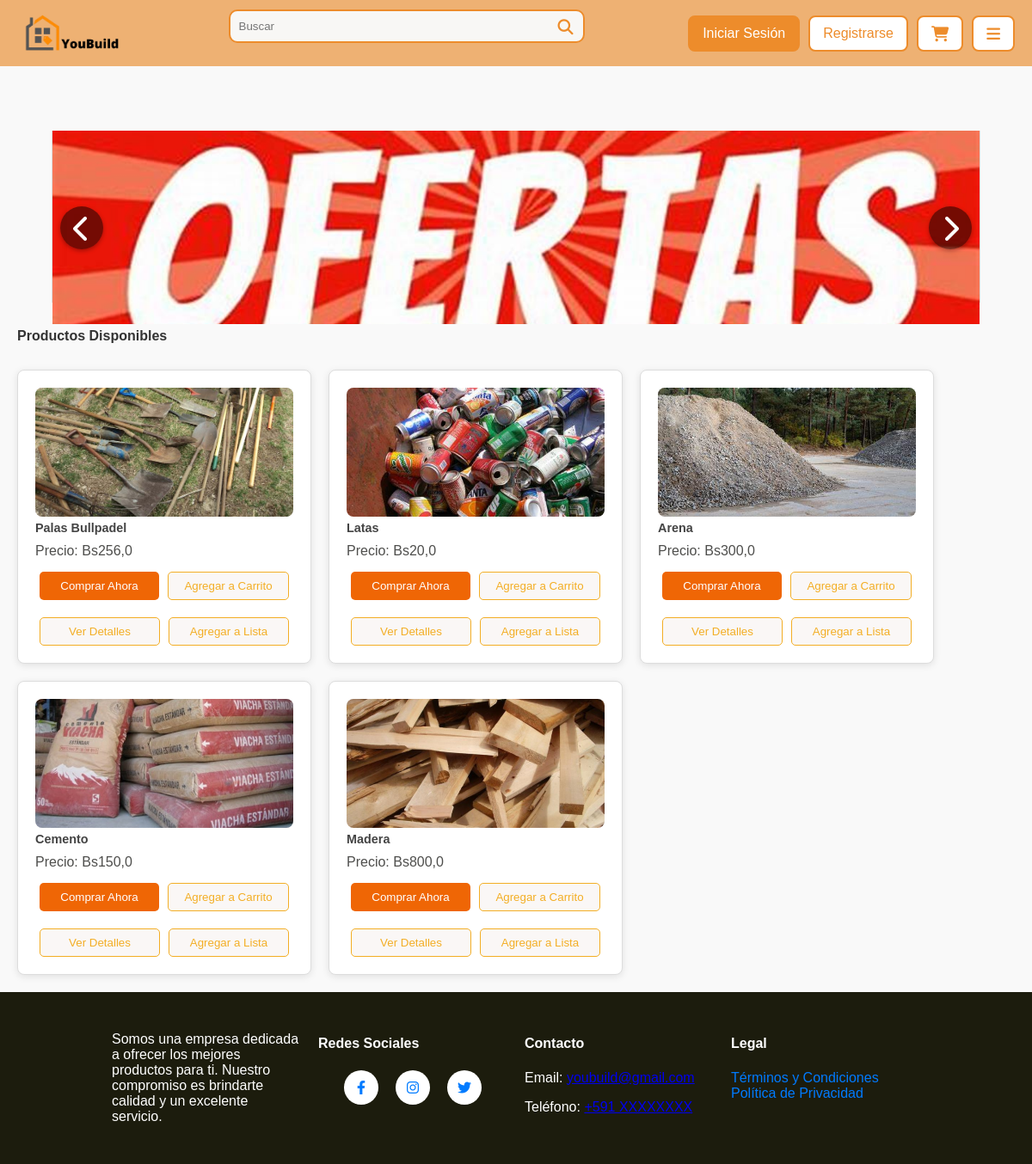
The app's page /, older data.
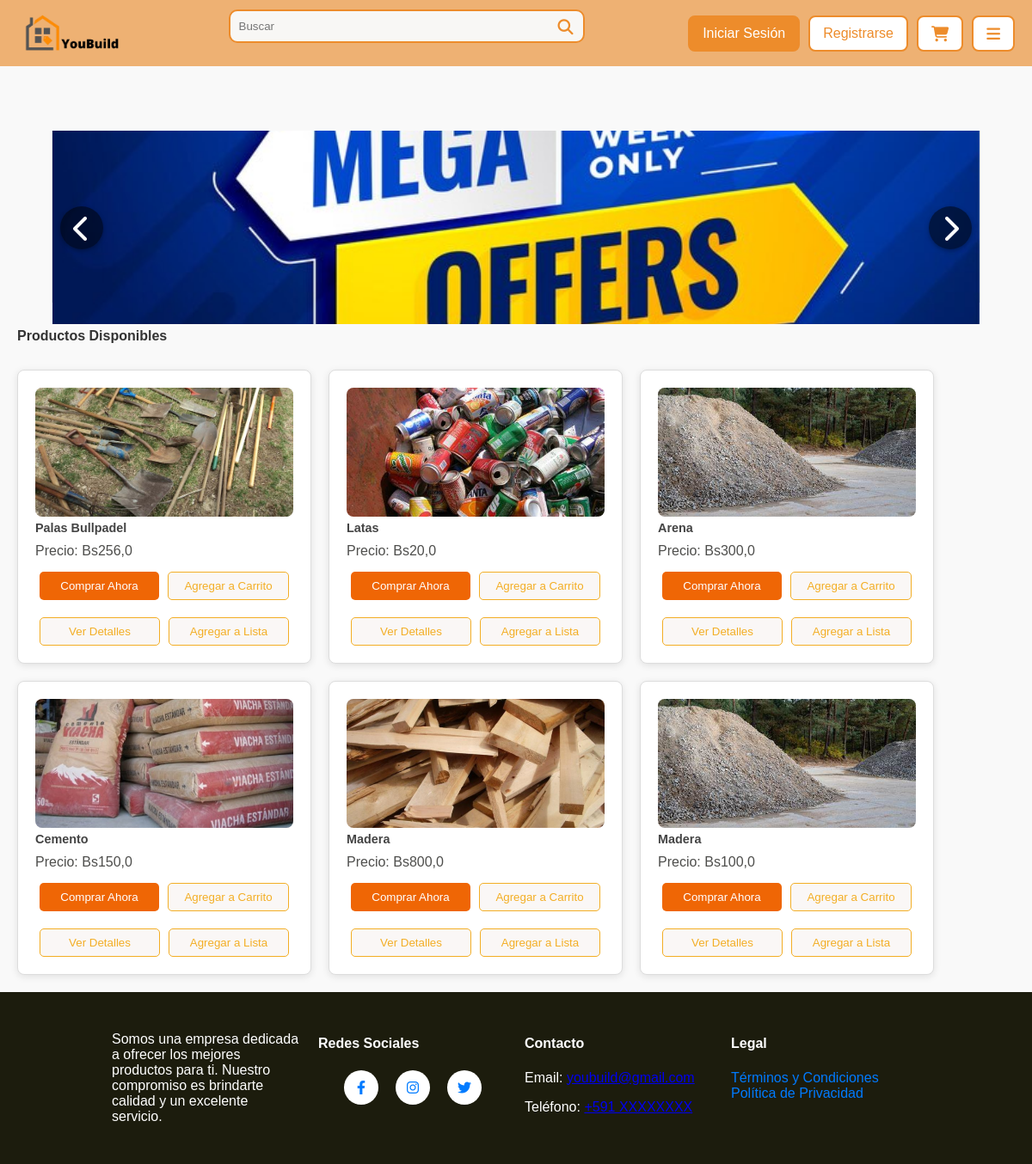
The same page, newer data.
### sistema/models.py (models this page shows, shortened)
class CarruselDB(models.Model):
    imagen = models.ImageField(upload_to="carrusel",null=True)
    class Meta:
         verbose_name = "Carrusel"
         verbose_name_plural = "Carruseles"

class ProductoDb(models.Model):
    nombre = models.CharField(max_length=50, verbose_name="Nombre")
    detalle = models.TextField(max_length=200, verbose_name="Detalle")
    precio = models.FloatField(verbose_name="Precio", validators=[MinValueValidator(0.0), MaxValueValidator(99999.9)])
    categoria_fk = models.ForeignKey(CategoriaDb, on_delete=models.CASCADE, null=True, blank=True)
    usuario_fk = models.ForeignKey(UsuarioDB, on_delete=models.CASCADE, null=True, blank=True)
    class Meta:
        db_table = "productos"
        verbose_name = "Producto"
        verbose_name_plural = "Productos"

class ImagenProductoDB(models.Model):
    producto_fk = models.ForeignKey(ProductoDb, on_delete=models.CASCADE, related_name="imagenes")
    imagen = models.ImageField(upload_to="productos", null=True)
    class Meta:
        verbose_name = "Imagen"
        verbose_name_plural = "Imágenes"

### sistema/views.py (the view)
# urls.py: path('', IndexView, name='index'),
def IndexView(request):
    productos = ProductoDb.objects.all().order_by("id")
    carruseles = CarruselDB.objects.all().order_by("id")
    return render(request, "index.html", {"producto": productos, "carrusel": carruseles})

### sistema/templates/index.html (shortened to what this page needs)
{% load static %}
<html lang="en">
  <head>
    <link
      rel="stylesheet"
      href="https://cdnjs.cloudflare.com/ajax/libs/font-awesome/6.4.0/css/all.min.css"
      href="https://cdnjs.cloudflare.com/ajax/libs/font-awesome/6.4.0/css/all.min.css">
    <link rel="stylesheet" href="{% static 'style.css' %}" />
    <link rel="stylesheet" href="{% static 'listaProduct.css' %}" />
    <link rel="stylesheet" href="{% static 'topbar.css' %}">
  </head>
  <body>
    <header>
        <div class="topbar-container">
            <div class="topbar-left">
                <a href="/home" class="logo">
                  <img src="{% static 'logo.png' %}" alt="Logo" width="125">
                </a>
            </div>
            <div class="topbar-center">
              <form action="{% url 'buscar' %}" method="GET">
                <div class="search-box">
                    <input type="text" placeholder="Buscar" name="q">
                    <button><i class="fa fa-search"></i></button>
                </div>
              </form>
            </div>
            <div class="topbar-right">
                <a href="#iniciar-sesion" class="btn-link">Iniciar Sesión</a>
                <a href="#registrarse" class="btn-link">Registrarse</a>
                <a href="#carrito" class="icon-btn"><i class="fa fa-shopping-cart"></i></a>
                <a href="#menu-hamburguesa" class="icon-btn"><i class="fa fa-bars"></i></a>
            </div>
        </div>
    </header>
    <main>
      <div class="carousel-container">
        <div class="carousel">
          {% for carrusel_item in carrusel %}
          <div class="carousel-item">
            <img src="{{ carrusel_item.imagen.url }}" alt="Imagen del carrusel" />
          </div>
          {% endfor %}
        </div>
        <button class="carousel-button prev">
          <i class="fas fa-chevron-left"></i>
        </button>
        <button class="carousel-button next">
          <i class="fas fa-chevron-right"></i>
        </button>
         </div>
       <h2 class="products-title">Productos Disponibles</h2>
       <div class="products-container">
        {% for producto in producto %}
        <div class="product">
          <img src="{{ producto.imagenes.first.imagen.url }}" alt="{{ producto.nombre }}" />          <h3>{{ producto.nombre }}</h3>
          <p>Precio: Bs{{ producto.precio }}</p>
          <div class="buttons-container">
            <div class="button-row">
              <button class="btn buy-now">Comprar Ahora</button>
              <button class="btn add-to-cart">Agregar a Carrito</button>
            </div>
            <div class="button-row">
              <button class="btn add-to-view" onclick="verDetalles({{ producto.id }})">Ver Detalles</button>
              <button class="btn add-to-list">Agregar a Lista</button>
            </div>
          </div>
        </div>
        {% empty %}
        <p>No hay productos disponibles.</p>
        {% endfor %}
      </div>
    </main>
    <footer>
      <div class="footer-container">
        <div class="footer-description">
            <p>Somos una empresa dedicada a ofrecer los mejores productos para ti. Nuestro compromiso es brindarte calidad y un excelente servicio.</p>
        </div>
        <div class="footer-links">
          <h4>Redes Sociales</h4>
          <div class="social-buttons">
              <a href="https://facebook.com" target="_blank" class="social-button facebook">
                  <i class="fab fa-facebook-f"></i>
              </a>
              <a href="https://instagram.com" target="_blank" class="social-button instagram">
                  <i class="fab fa-instagram"></i>
              </a>
              <a href="https://twitter.com" target="_blank" class="social-button twitter">
                  <i class="fab fa-twitter"></i>
              </a>
          </div>
      </div>
        <div class="footer-contact">
            <h4>Contacto</h4>
            <p>Email: <a href="mailto:youbuild@gmail.com">youbuild@gmail.com</a></p>
            <p>Teléfono: <a href="tel:+591XXXXXXXX">+591 XXXXXXXX</a></p>
        </div>
        <div class="footer-legal">
            <h4>Legal</h4>
            <ul>
                <li><a href="#terminos-condiciones">Términos y Condiciones</a></li>
                <li><a href="#politica-privacidad">Política de Privacidad</a></li>
            </ul>
        </div>
    </div>
    </footer>
  </body>
</html>

### sistema/static/style.css (style rules this page uses)
:root { --primary-color: #ED8C2B; --secondary-color: #E5E8EB; --accent-color: #F2690D; --text-color: #1C1C0D; --link-color: #9E9647; --background-color: #FFFFFB; }
body { font-family: Arial, sans-serif; margin: 0; padding: 0; display: grid; grid-template-rows: auto 1fr auto; min-height: 100vh; background-color: var(--background-color); }
main { display: flex; flex-direction: column; flex: 1; justify-content: flex-start; margin: 0; padding-top: 100px; }
footer { background-color: #1c1c0d; padding: 20px 0; width: 100%; position: relative; color:#fff }
.footer-container { display: flex; justify-content: space-around; flex-wrap: wrap; max-width: 960px; margin: 0 auto; padding: 0 10px; }
.footer-description, .footer-links, .footer-contact, .footer-legal { flex: 1; min-width: 200px; margin: 10px; }
.footer-links ul, .footer-legal ul { list-style: none; padding: 0; }
.footer-links a, .footer-legal a { text-decoration: none; color: #007bff; }
.social-buttons { display: flex; justify-content: center; margin-top: 10px; }
.social-button { display: inline-block; width: 40px; height: 40px; background-color: #fff; border-radius: 50%; color: #007bff; display: flex; align-items: center; justify-content: center; margin: 0 10px; transition: background-color 0.3s, transform 0.3s; }
.carousel-container { display: flex; align-items: center; position: relative; width: 90%; margin: -25px auto; overflow: hidden; height: auto; max-width: 1200px; }
.carousel { display: flex; transition: transform 0.5s ease; flex: 1; }
.carousel-item { margin-bottom: 25px; flex: 0 0 100%; display: flex; justify-content: center; align-items: center; font-size: 3rem; background-color: #fff; border: 1px solid #ddd; cursor: pointer; height: 200px; box-sizing: border-box; }
.carousel-item img { width: 100%; height: auto; object-fit: cover; display: block; }
.carousel-button { flex: 0 0 40px; position: absolute; top: 50%; transform: translateY(-50%); background-color: rgba(0, 0, 0, 0.5); color: white; border: none; padding: 10px; cursor: pointer; font-size: 2rem; z-index: 2; width: 50px; height: 50px; border-radius: 50%; box-shadow: 0 2px 5px rgba(0, 0, 0, 0.3); }
.carousel-button.prev { left: 10px; }
.carousel-button.next { right: 10px; }

### sistema/static/ListaProduct.css (style rules this page uses)
body { font-family: Arial, sans-serif; background-color: #f9f9f9; margin: 0; padding: 0; }
.products-title { text-align: left; margin: 10px; font-size: 1em; color: #333; margin-left: 20px; }
.products-container { display: flex; flex-wrap: wrap; justify-content: flex-start; margin: 10px; z-index: 0; }
.product { background-color: white; border: 1px solid #ddd; border-radius: 8px; padding: 20px; margin: 10px; width: 300px; box-shadow: 0 2px 8px rgba(0, 0, 0, 0.1); transition: transform 0.2s; height: 300px; display: flex; flex-direction: column; justify-content: space-between; }
.product img { width: 100%; height: 150px; border-radius: 8px; object-fit: cover; }
.product h3 { font-size: 0.9em; margin: 5px 0; color: #444; }
.product p { font-size:1em; margin: 5px 0; color: rgb(78, 78, 76); }
.buttons-container { display: flex; flex-direction: column; margin-top: auto; }
.button-row { display: flex; justify-content: space-between; margin: 5px 0; }
.btn { background-color: #ef6605; color: white; border: none; padding: 8px 10px; margin: 5px; border-radius: 5px; cursor: pointer; transition: background-color 0.3s; flex: 1; min-width: 0; }
.btn.add-to-list, .btn.add-to-view, .btn.add-to-cart { background-color: #faf7f6; color: rgb(243, 174, 37); border: 1px solid rgb(243, 174, 37); }

Row changes from the older to the newer data that the page shows:
removed CarruselDB: imagen (picture)
added CarruselDB: imagen (picture)
added ProductoDb: imagenes.first.imagen (picture), nombre "Madera", precio "100,0"
